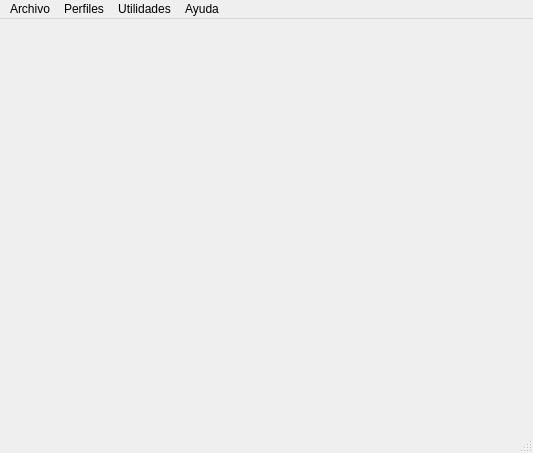
<?xml version="1.0" encoding="UTF-8"?>
<ui version="4.0">
 <class>MainWindow</class>
 <widget class="QMainWindow" name="MainWindow">
  <property name="enabled">
   <bool>true</bool>
  </property>
  <property name="geometry">
   <rect>
    <x>0</x>
    <y>0</y>
    <width>533</width>
    <height>453</height>
   </rect>
  </property>
  <property name="windowTitle">
   <string>SplitQt</string>
  </property>
  <property name="windowIcon">
   <iconset>
    <normaloff>:/icons/icon.png</normaloff>:/icons/icon.png</iconset>
  </property>
  <property name="windowOpacity">
   <double>1.000000000000000</double>
  </property>
  <property name="animated">
   <bool>true</bool>
  </property>
  <property name="tabShape">
   <enum>QTabWidget::Rounded</enum>
  </property>
  <widget class="QWidget" name="centralwidget">
   <layout class="QGridLayout" name="gridLayout">
    <item row="0" column="0">
     <widget class="QStackedWidget" name="stackedWidget">
      <property name="currentIndex">
       <number>0</number>
      </property>
      <widget class="QWidget" name="page">
       <layout class="QVBoxLayout" name="verticalLayout_4"/>
      </widget>
     </widget>
    </item>
   </layout>
  </widget>
  <widget class="QMenuBar" name="menubar">
   <property name="geometry">
    <rect>
     <x>0</x>
     <y>0</y>
     <width>533</width>
     <height>20</height>
    </rect>
   </property>
   <widget class="QMenu" name="menuArchivo">
    <property name="title">
     <string>Archivo</string>
    </property>
    <addaction name="actionSave"/>
    <addaction name="actionSaveAll"/>
    <addaction name="actionLoadTicket"/>
    <addaction name="actionExportHtml"/>
    <addaction name="actionExportAllHtml"/>
    <addaction name="actionConfig"/>
    <addaction name="separator"/>
    <addaction name="actionExit"/>
   </widget>
   <widget class="QMenu" name="menuSobre">
    <property name="title">
     <string>Ayuda</string>
    </property>
    <addaction name="actionAbout"/>
   </widget>
   <widget class="QMenu" name="menuPerfiles">
    <property name="title">
     <string>Perfiles</string>
    </property>
    <addaction name="actionUsersManager"/>
   </widget>
   <widget class="QMenu" name="menuUtilidades">
    <property name="title">
     <string>Utilidades</string>
    </property>
    <addaction name="actionNotes"/>
   </widget>
   <addaction name="menuArchivo"/>
   <addaction name="menuPerfiles"/>
   <addaction name="menuUtilidades"/>
   <addaction name="menuSobre"/>
  </widget>
  <widget class="QStatusBar" name="statusbar"/>
  <action name="actionExportHtml">
   <property name="text">
    <string>Exportar a HTML</string>
   </property>
  </action>
  <action name="actionExit">
   <property name="icon">
    <iconset resource="../resources.qrc">
     <normaloff>:/icons/Resources/red-cross.png</normaloff>:/icons/Resources/red-cross.png</iconset>
   </property>
   <property name="text">
    <string>Salir</string>
   </property>
  </action>
  <action name="actionAbout">
   <property name="text">
    <string>Sobre...</string>
   </property>
   <property name="shortcut">
    <string>Ctrl+S</string>
   </property>
  </action>
  <action name="actionUsersManager">
   <property name="icon">
    <iconset resource="../resources.qrc">
     <normaloff>:/icons/Resources/avatar.png</normaloff>:/icons/Resources/avatar.png</iconset>
   </property>
   <property name="text">
    <string>Gestionar perfiles</string>
   </property>
   <property name="shortcut">
    <string>Ctrl+P</string>
   </property>
  </action>
  <action name="actionEliminar_perfil">
   <property name="text">
    <string>Eliminar perfil</string>
   </property>
  </action>
  <action name="actionExportAllHtml">
   <property name="text">
    <string>Exportar todo a HTML</string>
   </property>
  </action>
  <action name="actionConfig">
   <property name="icon">
    <iconset resource="../resources.qrc">
     <normaloff>:/icons/Resources/wrench.png</normaloff>:/icons/Resources/wrench.png</iconset>
   </property>
   <property name="text">
    <string>Configuración</string>
   </property>
  </action>
  <action name="actionSave">
   <property name="icon">
    <iconset resource="../resources.qrc">
     <normaloff>:/icons/Resources/floppy.png</normaloff>:/icons/Resources/floppy.png</iconset>
   </property>
   <property name="text">
    <string>Guardar</string>
   </property>
   <property name="shortcut">
    <string>Ctrl+G</string>
   </property>
  </action>
  <action name="actionSaveAll">
   <property name="icon">
    <iconset resource="../resources.qrc">
     <normaloff>:/icons/Resources/floppy.png</normaloff>:/icons/Resources/floppy.png</iconset>
   </property>
   <property name="text">
    <string>Guardar todo</string>
   </property>
  </action>
  <action name="actionLoadTicket">
   <property name="text">
    <string>Cargar ticket</string>
   </property>
   <property name="shortcut">
    <string>Ctrl+C</string>
   </property>
  </action>
  <action name="actionNotes">
   <property name="icon">
    <iconset resource="../resources.qrc">
     <normaloff>:/icons/Resources/note.png</normaloff>:/icons/Resources/note.png</iconset>
   </property>
   <property name="text">
    <string>Notas</string>
   </property>
   <property name="shortcut">
    <string>Ctrl+N</string>
   </property>
  </action>
 </widget>
 <resources>
  <include location="../resources.qrc"/>
 </resources>
 <connections>
  <connection>
   <sender>actionExit</sender>
   <signal>triggered()</signal>
   <receiver>MainWindow</receiver>
   <slot>close()</slot>
   <hints>
    <hint type="sourcelabel">
     <x>-1</x>
     <y>-1</y>
    </hint>
    <hint type="destinationlabel">
     <x>266</x>
     <y>226</y>
    </hint>
   </hints>
  </connection>
 </connections>
</ui>
